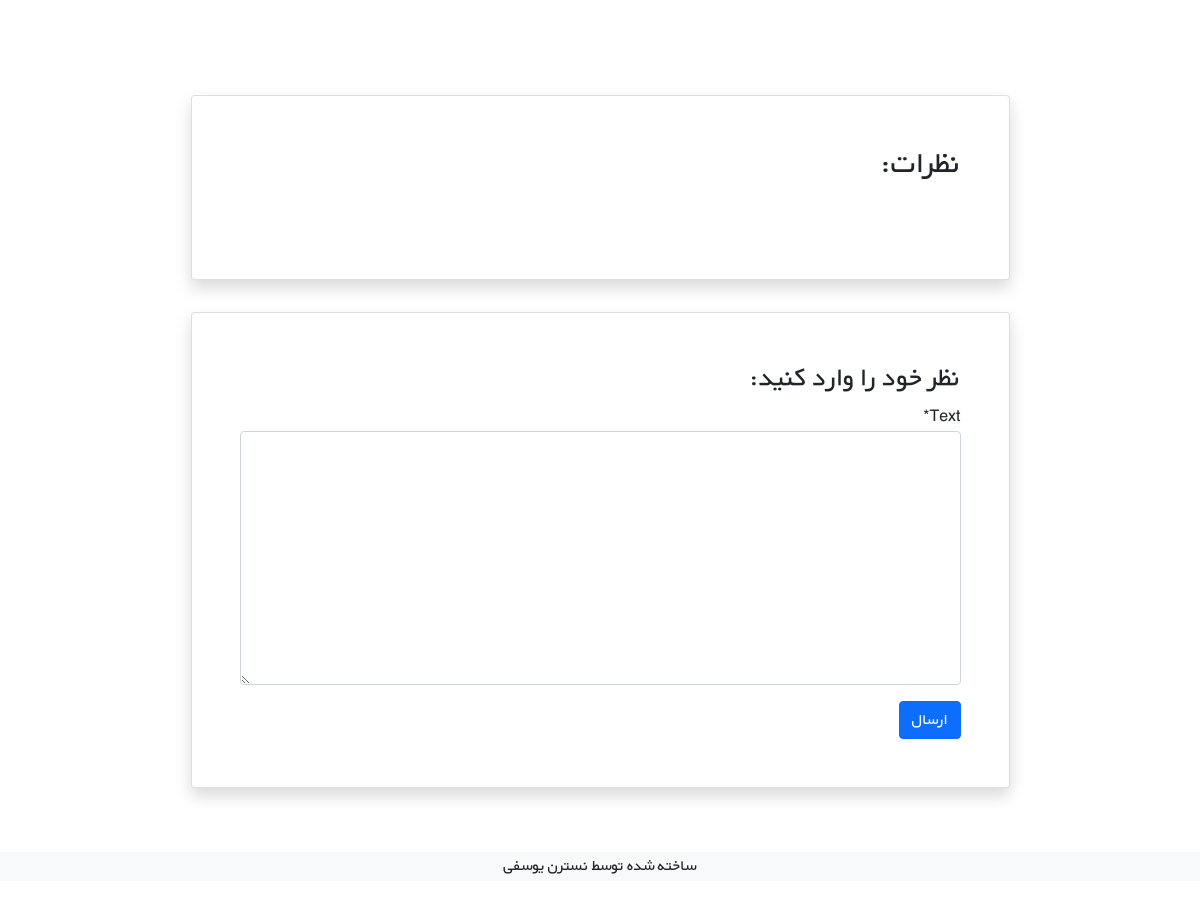
Page /books/2/ (lower part) on the earlier database version.
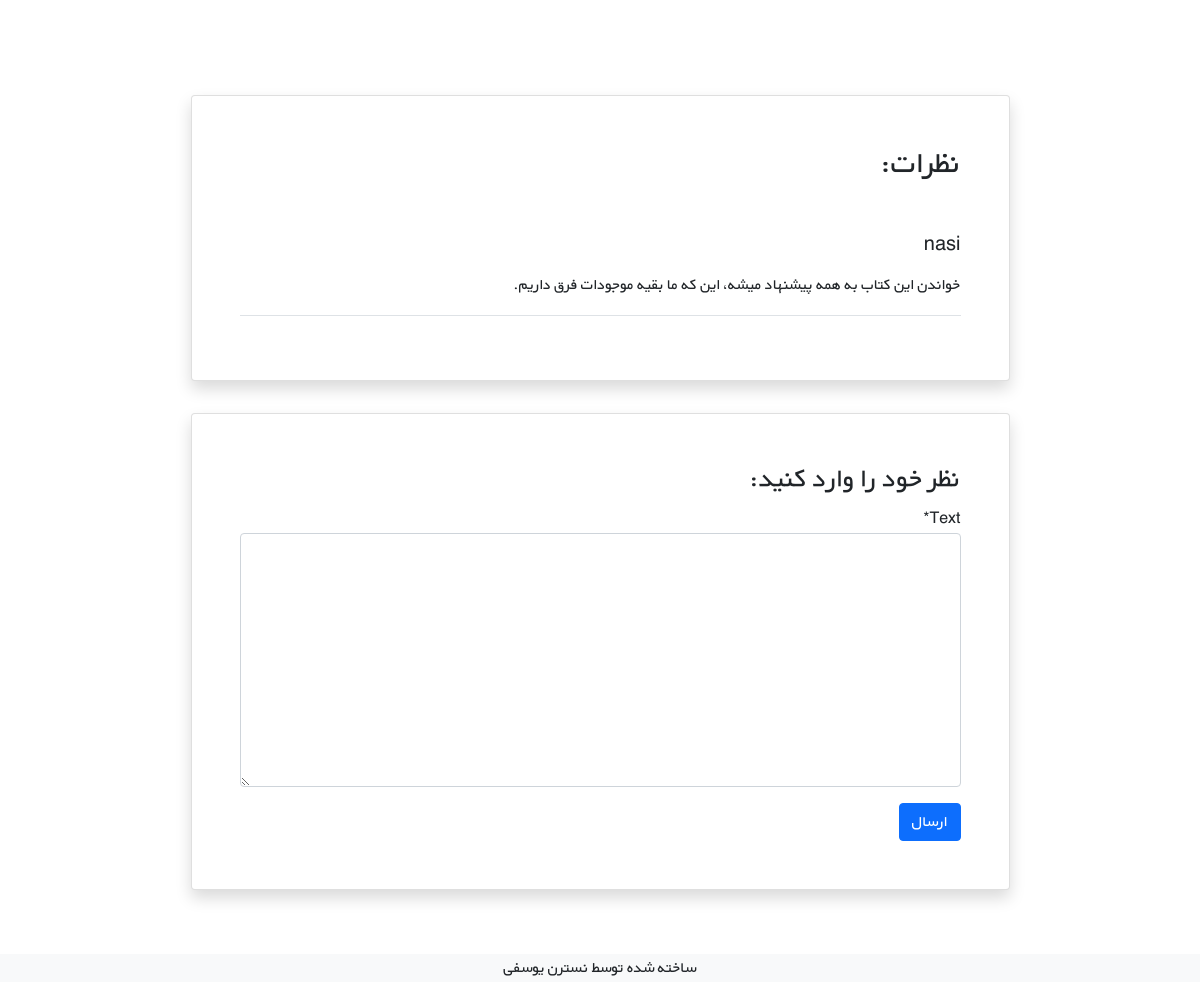
Same page on the later database version.
### books/models.py (models this page shows, shortened)
class Comment(models.Model):
    user = models.ForeignKey(get_user_model(),on_delete=models.CASCADE)
    book = models.ForeignKey(Book, on_delete=models.CASCADE, related_name='comments')
    text = models.TextField()
    datetime_create = models.DateTimeField(auto_now_add=True)
    is_active = models.BooleanField(default=True)
    recommend = models.BooleanField(default=True)

### accounts/models.py (models this page shows)
class CustomUser(AbstractUser):
    age = models.PositiveIntegerField(blank=True, null=True)

### books/views.py (the view, shortened to what this page needs)
# urls.py: path('<int:pk>/', views.book_detail_view, name='book_detail'),
def book_detail_view(request, pk):
    global comment_form
    book = get_object_or_404(Book, pk=pk)
    book_comments = book.comments.all()
    comment_form = CommentForm()
    context = {
        'book' : book,
        'comments' : book_comments,
        'comment_form' : comment_form,
    }
    return render(request, 'books/book_detail.html', context)

### books/forms.py
class CommentForm(forms.ModelForm):
    class Meta:
        model = Comment
        fields = ('text',)

### books/templates/books/book_detail.html (shortened to what this page needs)
{% extends '_base.html' %}
{% load crispy_forms_tags %}
{% block content %}
<div class="container mt-5" dir="rtl">
    <div class="">
        <div class="">
            <div class="d-flex justify-content-center">
                <div class="my-3 p-5 w-sm-75 w-100">
                </div>
            </div>
            <div class="d-flex justify-content-center">
                <div class="card shadow my-3 p-5 w-sm-75 w-100">
                    <h2 class="mb-5">نظرات:</h2>
                    {% for comment in comments %}
                    <div class="border-bottom mb-3">
                        <h5 class="mb-3">{{comment.user.username}}</h5>
                        <p>{{ comment.text|linebreaks }}</p>
                    </div>
                    {% endfor %}
                </div>
            </div>
            <div class="d-flex justify-content-center">
                <div class="card shadow my-3 p-5 w-sm-75 w-100">
                    <h3>نظر خود را وارد کنید:</h3>
                    <form method="POST">
                        {{ comment_form|crispy }}
                        <button type="submit" class="btn btn-primary mt-3">ارسال</button>
                    </form>
                </div>
            </div>
        </div>
    </div>
</div>
{% endblock %}

Differences in the rows shown:
added Comment: user.username "nasi", text "خواندن این کتاب به همه پیشنهاد میشه، این که ما بقیه موجودات فرق داریم."
